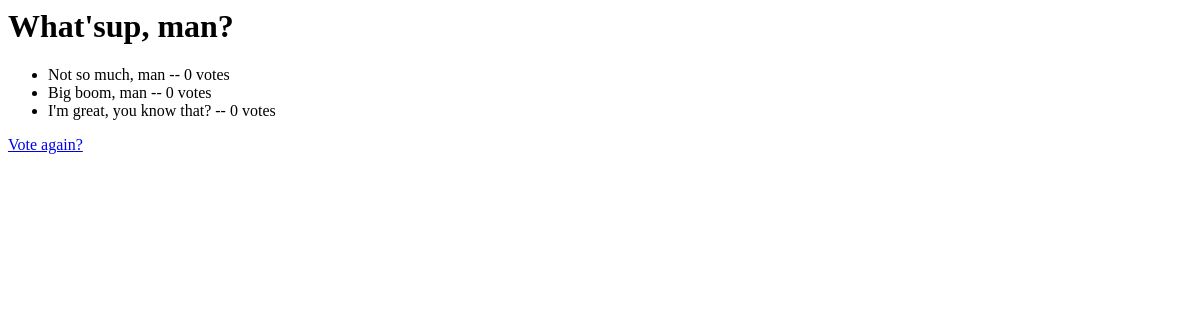
/polls/1/results/, run on an earlier commit of the app's database.
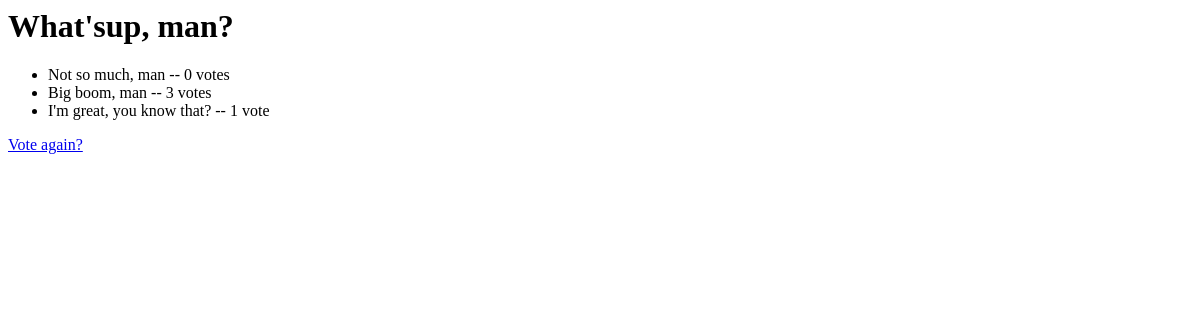
And on a later commit of the database.
### polls/models.py (models this page shows, shortened)
class Choice(models.Model):
    poll = models.ForeignKey(Poll)
    choice_text = models.CharField(max_length=200)
    votes = models.IntegerField(default=0)

### polls/views.py (the view)
# urls.py: url(r'^(?P<poll_id>[0-9]+)/results/$', views.results,  name = 'results'),
def results(request, poll_id):
    question = get_object_or_404(Poll, pk=poll_id)
    return render(request, 'polls/results.html', {'question': question})

### polls/templates/polls/results.html
<h1>{{ question.question }}</h1>
<ul>
{% for choice in question.choice_set.all %}
    <li>{{ choice.choice_text }} -- {{ choice.votes }} vote{{ choice.votes|pluralize }}</li>
{% endfor %}
</ul>
<a href="{% url 'polls:detail' question.id %}">Vote again?</a>

What changed in the data, as far as the page shows it:
changed Choice "Big boom, man": votes "0" → "3"
changed Choice "I'm great, you know that?": votes "0" → "1"
